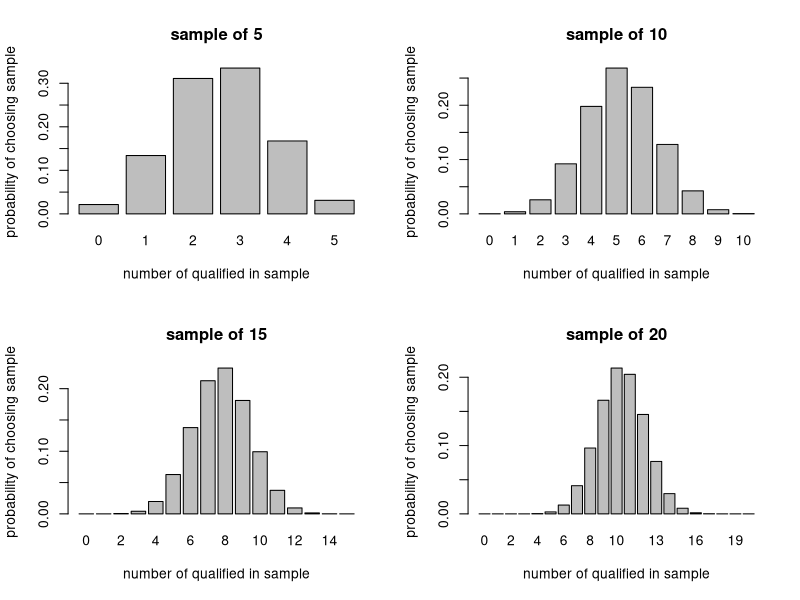
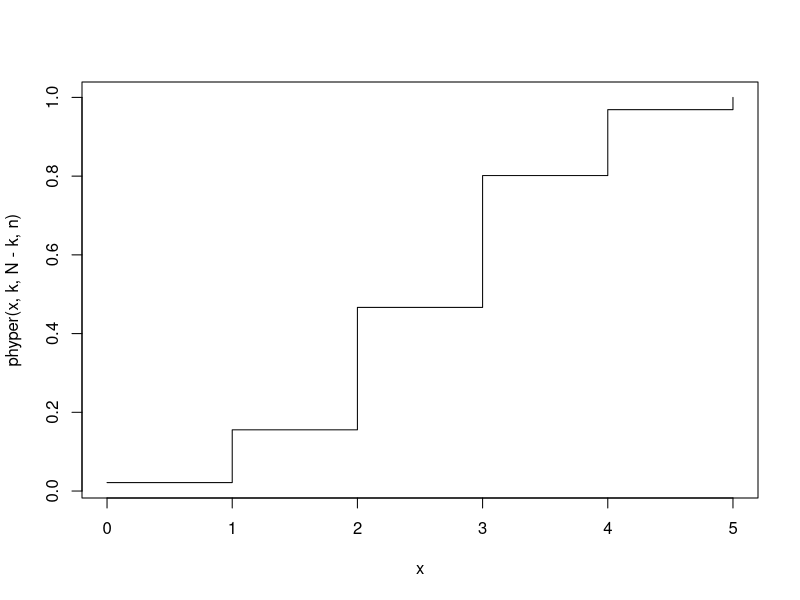
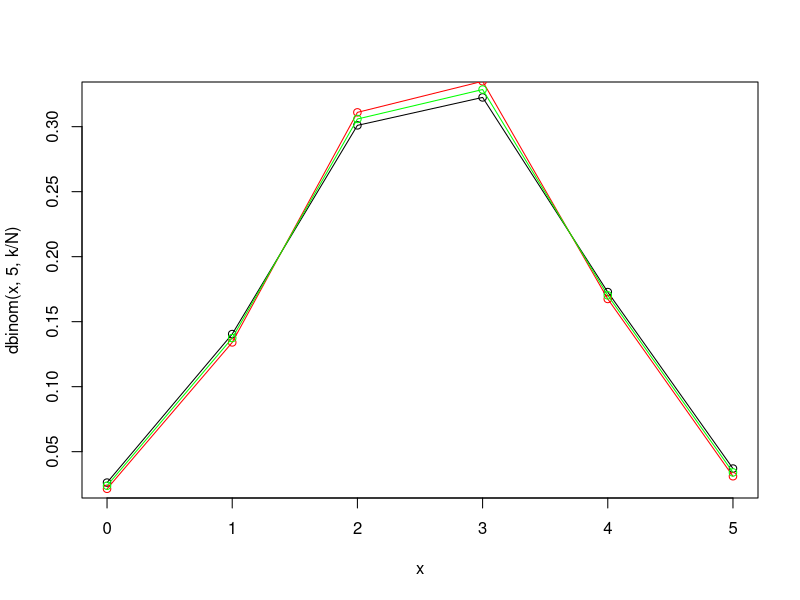

Write the R code that produced these figures, in order.
# Exercise 2.08
# Hypergeometric with n=5, k=30, N=58
n <- 5
k <- 30
N <- 58
# i
	# a
	(58-30)*(57-30)*(56-30)*(55-30)*(54-30)/factorial(58)*factorial(53)
	# b
	dhyper(0, k, N-k, n)
	# c
	dbinom(0, 5, k/N)
# ii
par(mfrow=c(2,2))
for (n in seq(5, 20, 5)){
	x <- 0:n
	barplot(
		dhyper(x, k, N-k, n), 
		names=x, 
		main=paste("sample of",n),
		xlab="number of qualified in sample",
		ylab="probability of choosing sample"
	)
}
# iii
n <- 5
phyper(2, k, N-k, n, lower=FALSE)
# iv
par(mfrow=c(1,1))
x <- 0:n
plot(x, phyper(x, k, N-k, n), type="s")
# v
qhyper(0.75, k, N-k, n)
# vi
reps <- 2000
set.seed(67)
S <- rhyper(reps, k, N-k, n)
table(S)
# vii
length(S[S>2])/length(S)
# viii
	# a
	mean(S)
	n * k / N
	# b
	sqrt(sum( (S-mean(S))**2 )/(reps-1))
	sqrt(n*k*(N-k)*(N-n)/(N*N*(N-1)))
	# c
	quantile(S, 0.75)
# ix
x <- 0:5
	# a
	plot(
		x,
		dbinom(x, 5, k/N),
		type="o"
	)
	# b
	lines(
		x,
		dhyper(x, k, N-k, n),
		type="o",
		col="red"
	)
	# c
	N = 116
	k = 30 * 116 / 58
	lines(
		x,
		dhyper(x, k, N-k, n),
		type="o",
		col="green"
	)
